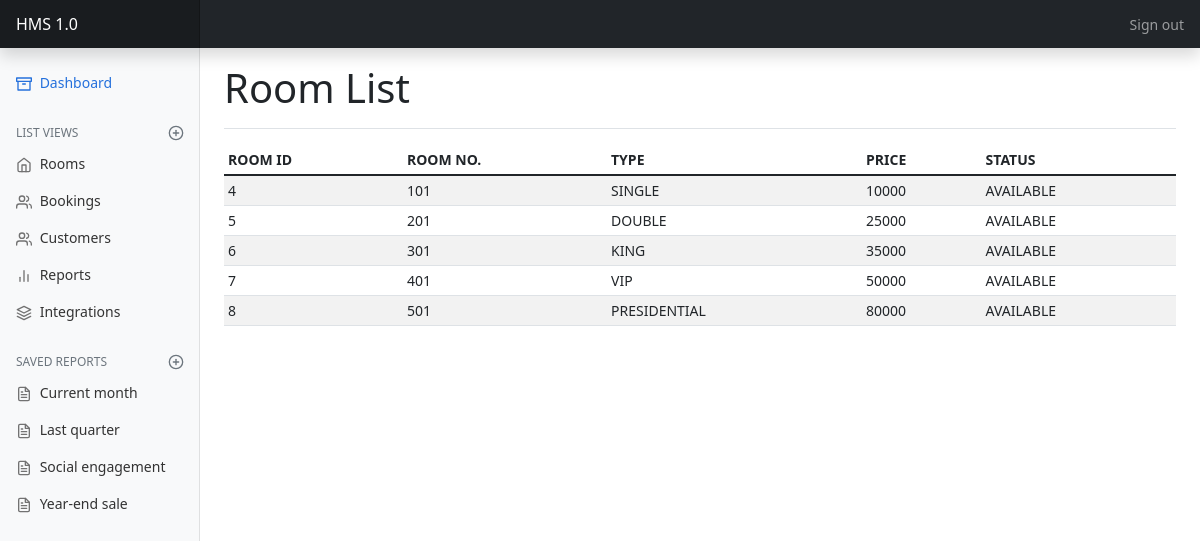
The app's page /rooms/, older data.
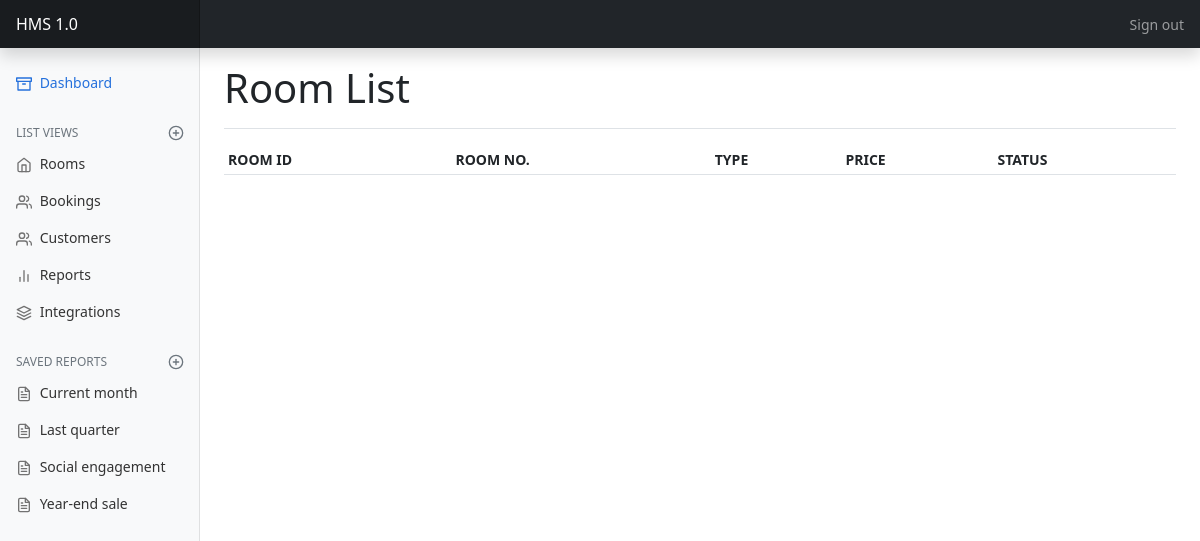
The same page, newer data.
### hotel/models.py (models this page shows, shortened)
class Room(models.Model):
    room_type_id = models.ForeignKey('RoomType', on_delete=models.CASCADE)
    room_status_id = models.ForeignKey('RoomStatus', on_delete=models.CASCADE)
    room_no = models.CharField(max_length=200, unique=True)
    created_at = models.DateTimeField(auto_now_add=True, null=True)
    updated_at = models.DateTimeField(auto_now=True, null=True)

class RoomType(models.Model):
    room_type = models.CharField(max_length=200, unique=True)
    price = models.CharField(max_length=200)
    created_at = models.DateTimeField(auto_now_add=True, null=True)
    updated_at = models.DateTimeField(auto_now=True, null=True)

class RoomStatus(models.Model):
    status = models.CharField(max_length=200, unique=True)
    created_at = models.DateTimeField(auto_now_add=True, null=True)
    updated_at = models.DateTimeField(auto_now=True, null=True)

### hotel/views.py (the view)
# urls.py: path('rooms/', views.RoomList.as_view(), name='room_lists'),
class RoomList(ListView):
    model = Room

### hotel/templates/hotel/room_list.html
{% extends "hotel/base_dashboard.html" %}
{% load static %}
{% block heading %}
    <h1>Room List</h1>
{% endblock heading %}
{% block main %}
        <div class="table-responsive">
        <table class="table table-striped table-sm">
            <thead>
            <tr>
                <th scope="col">ROOM ID</th>
                <th scope="col">ROOM NO.</th>
                <th scope="col">TYPE</th>
                <th scope="col">PRICE</th>
                <th scope="col">STATUS</th>
            </tr>
            </thead>
            <tbody>
            {% for room in room_list %}
            <tr>
                <td>{{room.id}}</td>
                <td>{{room.room_no}}</td>
                <td>{{room.room_type_id.room_type}}</td>
                <td>{{room.room_type_id.price}}</td>
                <td>{{room.room_status_id.status}}</td>
            </tr>
            {% endfor %}
            </tbody>
        </table>
        </div>
{% endblock main %}

### hotel/templates/hotel/base_dashboard.html (shortened to what this page needs)
{% extends "hotel/base.html" %}
{% load static %}
{% block styles %}
    <link href="{% static "hotel/dashboard.css" %}" rel="stylesheet" type="text/css">
{% endblock styles %}
{% block content %}
<header class="navbar navbar-dark sticky-top bg-dark flex-md-nowrap p-0 shadow">
    <a class="navbar-brand col-md-3 col-lg-2 me-0 px-3" href="#">HMS 1.0</a>
    <div class="navbar-nav">
    <div class="nav-item text-nowrap">
        <a class="nav-link px-3" href="#">Sign out</a>
    </div>
    </div>
</header>
<div class="container-fluid">
    <div class="row">
        <nav id="sidebarMenu" class="col-md-3 col-lg-2 d-md-block bg-light sidebar collapse">
            <div class="position-sticky pt-3">
                <ul class="nav flex-column">
                    <li class="nav-item">
                        <a class="nav-link active" aria-current="page" href="{% url "dashboard" %}">
                            <span data-feather="archive"></span>
                            Dashboard
                        </a>
                    </li>
                </ul>
                <h6 class="sidebar-heading d-flex justify-content-between align-items-center px-3 mt-4 mb-1 text-muted">
                    <span>List Views</span>
                    <a class="link-secondary" href="#" aria-label="Add a new report">
                    <span data-feather="plus-circle"></span>
                    </a>
                </h6>
                <ul class="nav flex-column">
                    <li class="nav-item">
                        <a class="nav-link" href="{% url "room_lists" %}">
                            <span data-feather="home"></span>
                            Rooms
                        </a>
                    </li>
                    <li class="nav-item">
                        <a class="nav-link" href="{% url "booking_lists" %}">
                            <span data-feather="users"></span>
                            Bookings
                        </a>
                    </li>
                    <li class="nav-item">
                        <a class="nav-link" href="{% url "customer_lists" %}">
                            <span data-feather="users"></span>
                            Customers
                        </a>
                    </li>
                    <li class="nav-item">
                        <a class="nav-link" href="#">
                            <span data-feather="bar-chart-2"></span>
                            Reports
                        </a>
                    </li>
                    <li class="nav-item">
                        <a class="nav-link" href="#">
                            <span data-feather="layers"></span>
                            Integrations
                        </a>
                    </li>
                </ul>
                <h6 class="sidebar-heading d-flex justify-content-between align-items-center px-3 mt-4 mb-1 text-muted">
                    <span>Saved reports</span>
                    <a class="link-secondary" href="#" aria-label="Add a new report">
                    <span data-feather="plus-circle"></span>
                    </a>
                </h6>
                <ul class="nav flex-column mb-2">
                    <li class="nav-item">
                    <a class="nav-link" href="#">
                        <span data-feather="file-text"></span>
                        Current month
                    </a>
                    </li>
                    <li class="nav-item">
                    <a class="nav-link" href="#">
                        <span data-feather="file-text"></span>
                        Last quarter
                    </a>
                    </li>
                    <li class="nav-item">
                    <a class="nav-link" href="#">
                        <span data-feather="file-text"></span>
                        Social engagement
                    </a>
                    </li>
                    <li class="nav-item">
                    <a class="nav-link" href="#">
                        <span data-feather="file-text"></span>
                        Year-end sale
                    </a>
                    </li>
                </ul>
            </div>
        </nav>
        <main class="col-md-9 ms-sm-auto col-lg-10 px-md-4">
            <div class="d-flex justify-content-between flex-wrap flex-md-nowrap align-items-center pt-3 pb-2 mb-3 border-bottom">
                {% block heading %}{% endblock heading %}
            </div>
            {% block main %}{% endblock main %}
        </main>
    </div>
</div>
{% endblock content %}

### hotel/templates/hotel/base.html (shortened to what this page needs)
<!doctype html>
<html lang="en">
    <head>
    <link href="https://cdn.jsdelivr.net/npm/bootstrap@5.1.3/dist/css/bootstrap.min.css" rel="stylesheet">
    {% block styles %}{% endblock styles %}
    </head>
    <body>
        {% block content %}{% endblock content %}
    </body>
</html>

### hotel/static/hotel/dashboard.css (style rules this page uses)
body { font-size: .875rem; }
.feather { width: 16px; height: 16px; vertical-align: text-bottom; }
.sidebar { position: fixed; top: 0; bottom: 0; left: 0; z-index: 100; padding: 48px 0 0; box-shadow: inset -1px 0 0 rgba(0, 0, 0, .1); }
.sidebar .nav-link { font-weight: 500; color: #333; }
.sidebar .nav-link .feather { margin-right: 4px; color: #727272; }
.sidebar .nav-link.active { color: #2470dc; }
.sidebar .nav-link:hover .feather, .sidebar .nav-link.active .feather { color: inherit; }
.sidebar-heading { font-size: .75rem; text-transform: uppercase; }
.navbar-brand { padding-top: .75rem; padding-bottom: .75rem; font-size: 1rem; background-color: rgba(0, 0, 0, .25); box-shadow: inset -1px 0 0 rgba(0, 0, 0, .25); }

Row changes from the older to the newer data that the page shows:
removed Room: id "4", room_no "101", room_type_id.room_type "SINGLE", room_type_id.price "10000", room_status_id.status "AVAILABLE"
removed Room: id "5", room_no "201", room_type_id.room_type "DOUBLE", room_type_id.price "25000", room_status_id.status "AVAILABLE"
removed Room: id "6", room_no "301", room_type_id.room_type "KING", room_type_id.price "35000", room_status_id.status "AVAILABLE"
removed Room: id "7", room_no "401", room_type_id.room_type "VIP", room_type_id.price "50000", room_status_id.status "AVAILABLE"
removed Room: id "8", room_no "501", room_type_id.room_type "PRESIDENTIAL", room_type_id.price "80000", room_status_id.status "AVAILABLE"
